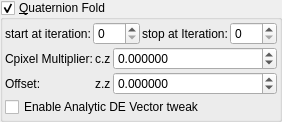
    <widget class="MyGroupBox" name="groupCheck_transf_function_enabled_false">
     <property name="title">
      <string>&amp;Quaternion Fold</string>
     </property>
     <property name="checkable">
      <bool>true</bool>
     </property>
     <layout class="QVBoxLayout" name="verticalLayout_10" stretch="0,0,0">
      <property name="spacing">
       <number>2</number>
      </property>
      <property name="leftMargin">
       <number>2</number>
      </property>
      <property name="topMargin">
       <number>2</number>
      </property>
      <property name="rightMargin">
       <number>2</number>
      </property>
      <property name="bottomMargin">
       <number>2</number>
      </property>
      <item>
       <layout class="QGridLayout" name="gridLayout_2">
        <property name="spacing">
         <number>2</number>
        </property>
        <item row="0" column="1">
         <widget class="MySpinBox" name="spinboxInt_transf_start_iterations_A">
          <property name="sizePolicy">
           <sizepolicy hsizetype="Minimum" vsizetype="Maximum">
            <horstretch>0</horstretch>
            <verstretch>0</verstretch>
           </sizepolicy>
          </property>
          <property name="minimum">
           <number>0</number>
          </property>
          <property name="maximum">
           <number>999</number>
          </property>
          <property name="value">
           <number>0</number>
          </property>
         </widget>
        </item>
        <item row="0" column="0">
         <widget class="QLabel" name="label_52">
          <property name="text">
           <string>start at iteration:</string>
          </property>
         </widget>
        </item>
        <item row="0" column="2">
         <widget class="QLabel" name="label_53">
          <property name="text">
           <string>stop at Iteration:</string>
          </property>
         </widget>
        </item>
        <item row="0" column="3">
         <widget class="MySpinBox" name="spinboxInt_transf_stop_iterations_A">
          <property name="sizePolicy">
           <sizepolicy hsizetype="Minimum" vsizetype="Maximum">
            <horstretch>0</horstretch>
            <verstretch>0</verstretch>
           </sizepolicy>
          </property>
          <property name="maximum">
           <number>999</number>
          </property>
         </widget>
        </item>
       </layout>
      </item>
      <item>
       <layout class="QGridLayout" name="gridLayout_38" columnstretch="0,0,1">
        <property name="spacing">
         <number>2</number>
        </property>
        <item row="0" column="1">
         <widget class="QLabel" name="label_118">
          <property name="text">
           <string notr="true">c.z</string>
          </property>
         </widget>
        </item>
        <item row="0" column="2">
         <widget class="MyDoubleSpinBox" name="spinbox_transf_scaleF_1">
          <property name="sizePolicy">
           <sizepolicy hsizetype="Minimum" vsizetype="Maximum">
            <horstretch>0</horstretch>
            <verstretch>0</verstretch>
           </sizepolicy>
          </property>
          <property name="prefix">
           <string/>
          </property>
          <property name="suffix">
           <string/>
          </property>
          <property name="decimals">
           <number>6</number>
          </property>
          <property name="minimum">
           <double>-99.989999999999995</double>
          </property>
          <property name="maximum">
           <double>99.989999999999995</double>
          </property>
          <property name="singleStep">
           <double>0.100000000000000</double>
          </property>
         </widget>
        </item>
        <item row="0" column="0">
         <widget class="QLabel" name="label_119">
          <property name="text">
           <string>Cpixel Multiplier:</string>
          </property>
         </widget>
        </item>
        <item row="1" column="2">
         <widget class="MyDoubleSpinBox" name="spinbox_transf_offset_0">
          <property name="sizePolicy">
           <sizepolicy hsizetype="Minimum" vsizetype="Maximum">
            <horstretch>0</horstretch>
            <verstretch>0</verstretch>
           </sizepolicy>
          </property>
          <property name="prefix">
           <string/>
          </property>
          <property name="suffix">
           <string/>
          </property>
          <property name="decimals">
           <number>6</number>
          </property>
          <property name="minimum">
           <double>-99.989999999999995</double>
          </property>
          <property name="maximum">
           <double>99.989999999999995</double>
          </property>
          <property name="singleStep">
           <double>0.100000000000000</double>
          </property>
         </widget>
        </item>
        <item row="1" column="0">
         <widget class="QLabel" name="label_120">
          <property name="text">
           <string>Offset:</string>
          </property>
         </widget>
        </item>
        <item row="1" column="1">
         <widget class="QLabel" name="label_121">
          <property name="text">
           <string notr="true">z.z</string>
          </property>
         </widget>
        </item>
       </layout>
      </item>
      <item>
       <widget class="MyCheckBox" name="checkBox_transf_function_enabledT_false">
        <property name="text">
         <string>Enable Analytic DE Vector tweak</string>
        </property>
       </widget>
      </item>
     </layout>
    </widget>
